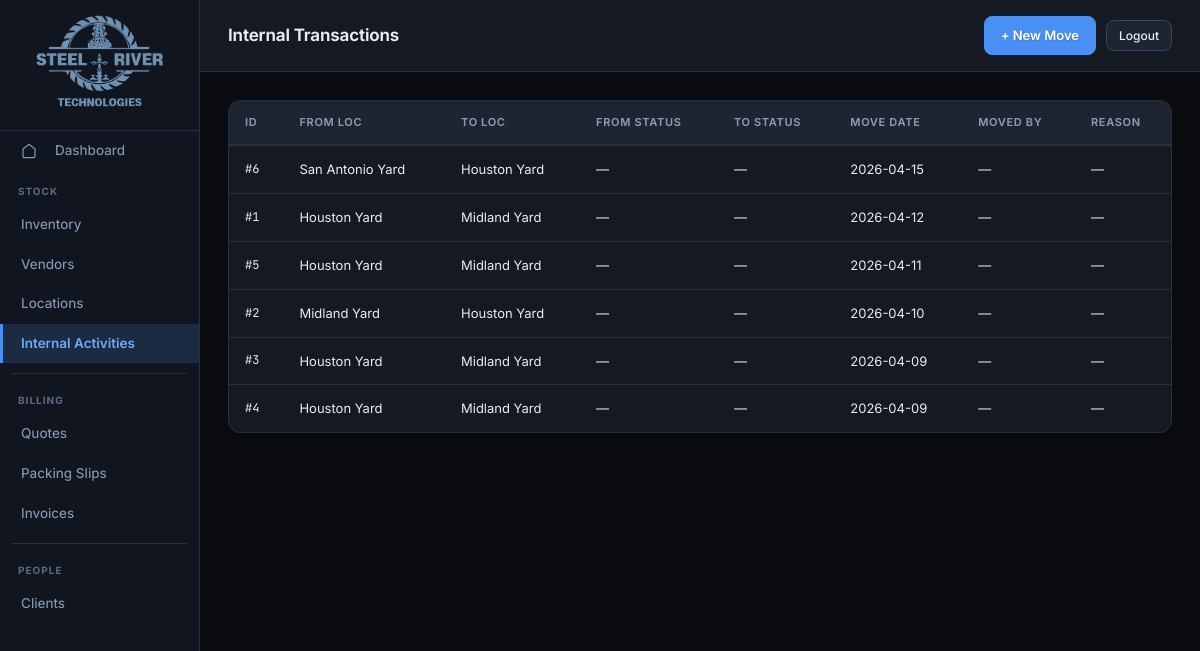
The page /transactions/internal/ on the database its author committed.
### tables this page shows
CREATE TABLE Transaction_Internal (
    transaction_int_id  INTEGER PRIMARY KEY AUTOINCREMENT,
    from_location       TEXT,
    to_location         TEXT,
    move_date           TEXT,
    receive_date        TEXT,
    moved_by            TEXT,
    reason              TEXT
, created_by TEXT, created_at TEXT, modified_by TEXT, modified_at TEXT);

### app/routes/other.py (the view)
@txn_int_router.get("/", response_class=HTMLResponse)
def txn_int_list(request: Request):
    db = get_db()
    txns = db.execute(
        "SELECT * FROM Transaction_Internal ORDER BY move_date DESC"
    ).fetchall()
    close_db()
    return templates.TemplateResponse(
        "transactions/internal_list.html", {"request": request, "txns": txns}
    )

### app/templates/transactions/internal_list.html (shortened to what this page needs)
{% extends "base.html" %}
{% block page_title %}Internal Transactions{% endblock %}
{% set active = "internal_activities" %}
{% block topbar_actions %}<a href="/transactions/internal/new" class="btn btn-primary">+ New Move</a>{% endblock %}
{% block content %}
{% if txns %}
<div class="table-wrap">
<table>
  <thead><tr><th>ID</th><th>From Loc</th><th>To Loc</th><th>From Status</th><th>To Status</th><th>Move Date</th><th>Moved By</th><th>Reason</th></tr></thead>
  <tbody>
  {% for t in txns %}
  <tr>
    <td style="font-family:var(--mono);font-size:12px;">#{{ t.transaction_int_id }}</td>
    <td>{{ t.from_location or "—" }}</td>
    <td>{{ t.to_location or "—" }}</td>
    <td>{{ t.from_status or "—" }}</td>
    <td>{{ t.to_status or "—" }}</td>
    <td>{{ t.move_date or "—" }}</td>
    <td>{{ t.moved_by or "—" }}</td>
    <td>{{ t.reason or "—" }}</td>
  </tr>
  {% endfor %}
  </tbody>
</table>
</div>
{% else %}
<div class="empty-state">No internal moves yet.</div>
{% endif %}
{% endblock %}

### app/static/css/main.css (style rules this page uses)
:root { --bg: #0b0d11; --surface: #151921; --surface2: #1e2430; --surface3: #283040; --surface-hover:#263040; --sidebar-bg: #111520; --sidebar-hover:#1a2235; --sidebar-active:#1c2a42; --border: #263040; --border2: #344560; --border-light:#45567a; --text: #e8edf5; --text2: #8899b4; --text3: #5a6b85; --text-muted: #3d4e68; --accent: #4a90f4; --accent2: #6eaaff; --accent-bg: rgba(74, 144, 244, 0.12); --accent-border:rgba(74, 144, 244, 0.35); --red: #f05545; --red-soft: #ff8a80; --red-bg: rgba(240, 85, 69, 0.12); --green: #2ecc71; --green-soft: #7defa0; --green-bg: rgba(46, 204, 113, 0.12); --amber: #f5a623; --amber-soft: #ffd166; --amber-bg: rgba(245, 166, 35, 0.12); --purple: #b07af5; --purple-bg: rgba(176, 122, 245, 0.12); --cyan: #26d9e6; --cyan-bg: rgba(38, 217, 230, 0.12); --font: 'Inter', system-ui, -apple-system, sans-serif; --mono: 'JetBrains Mono', 'Consolas', monospace; --radius: 8px; --radius-lg: 12px; --radius-xl: 16px; --shadow: 0 2px 8px rgba(0,0,0,0.4); --shadow-lg: 0 8px 24px rgba(0,0,0,0.5); --shadow-glow: 0 0 24px rgba(74, 144, 244, 0.15); --transition-fast: 0.15s cubic-bezier(0.4, 0, 0.2, 1); --transition: 0.2s cubic-bezier(0.4, 0, 0.2, 1); }
*, *::before, *::after { box-sizing: border-box; margin: 0; padding: 0; }
html, body { height: 100%; background: var(--bg); color: var(--text); font-family: var(--font); font-size: 14px; line-height: 1.6; -webkit-font-smoothing: antialiased; -moz-osx-font-smoothing: grayscale; }
a { color: var(--accent2); text-decoration: none; transition: color var(--transition-fast); }
.btn { display: inline-flex; align-items: center; gap: 6px; padding: 8px 16px; font-size: 13px; font-family: var(--font); font-weight: 500; border-radius: var(--radius); cursor: pointer; border: 1px solid var(--border2); background: var(--surface2); color: var(--text); text-decoration: none; transition: all var(--transition); white-space: nowrap; }
.btn-primary { background: var(--accent); border-color: var(--accent); color: #fff; font-weight: 600; text-shadow: 0 1px 2px rgba(0,0,0,0.2); }
.table-wrap { overflow-x: auto; border: 1px solid var(--border); border-radius: var(--radius-lg); background: var(--surface); box-shadow: var(--shadow); }
table { width: 100%; border-collapse: collapse; }
thead th { background: var(--surface2); color: var(--text2); font-size: 11px; font-weight: 650; letter-spacing: 0.06em; text-transform: uppercase; padding: 13px 16px; text-align: left; border-bottom: 2px solid var(--border); white-space: nowrap; }
tbody tr { border-bottom: 1px solid var(--border); transition: background var(--transition-fast); }
tbody tr:last-child { border-bottom: none; }
tbody td { padding: 13px 16px; font-size: 13px; color: var(--text); vertical-align: middle; }

### rows shown on the page
Transaction_Internal: transaction_int_id "6", from_location "San Antonio Yard", to_location "Houston Yard", from_status "—", to_status "—", move_date "2026-04-15", moved_by "—", reason "—"
Transaction_Internal: transaction_int_id "1", from_location "Houston Yard", to_location "Midland Yard", from_status "—", to_status "—", move_date "2026-04-12", moved_by "—", reason "—"
Transaction_Internal: transaction_int_id "5", from_location "Houston Yard", to_location "Midland Yard", from_status "—", to_status "—", move_date "2026-04-11", moved_by "—", reason "—"
Transaction_Internal: transaction_int_id "2", from_location "Midland Yard", to_location "Houston Yard", from_status "—", to_status "—", move_date "2026-04-10", moved_by "—", reason "—"
Transaction_Internal: transaction_int_id "3", from_location "Houston Yard", to_location "Midland Yard", from_status "—", to_status "—", move_date "2026-04-09", moved_by "—", reason "—"
Transaction_Internal: transaction_int_id "4", from_location "Houston Yard", to_location "Midland Yard", from_status "—", to_status "—", move_date "2026-04-09", moved_by "—", reason "—"
